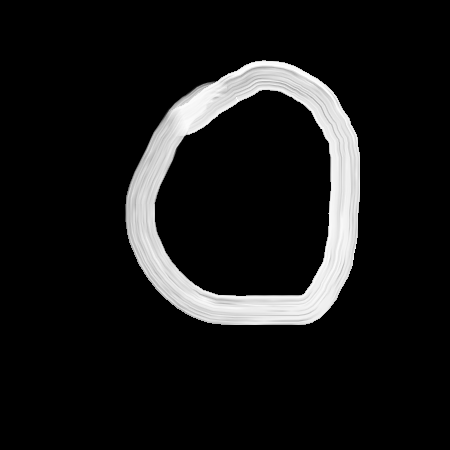
#> input picture Captured_Images/0/13.png, 450 x 450 px; its folder holds only this picture in this run
$ jupyter execute --allow-errors 'Handwritten Digit Recognition.ipynb'   (shell and % lines are left out)
#> lines starting #> are read from the running program, lines starting #| are printed output that depends on the picture
# Capturing Images

[cell 1]
def one_time():
    import pyscreenshot as ImageGrab
    import time

    images_folder="Captured_Images/9/"

    for i in range(0,100):
        time.sleep(6)
        im=ImageGrab.grab(bbox=(50,200,500,650)) #x1,y1,x2,y2
        print("Saved......",i)
        im.save(images_folder+str(i)+'.png')
        print("Clear Screen AND Redraw Again........")

# Generate Dataset

[cell 2]
import cv2
import csv
import glob

header = ["Label"]
for i in range(0,784):
    header.append("Pixel"+str(i))
with open('DataSet.csv', 'a') as f:
    writer = csv.writer(f)
    writer.writerow(header)

for label in range(10):
    dirList = glob.glob("Captured_Images/"+str(label)+"/*.png")

    for img_path in dirList:
        im = cv2.imread(img_path)
#> im is the input picture: shape (450, 450, 3); min 0, max 255, mean 23.3
        im_gray = cv2.cvtColor(im,cv2.COLOR_BGR2GRAY)
        im_gray = cv2.GaussianBlur(im_gray,(15,15), 0)
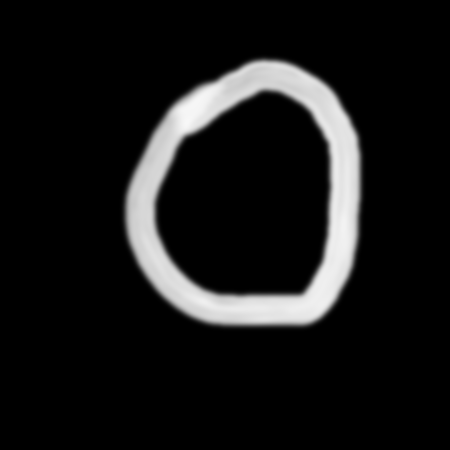
#> im_gray: shape (450, 450); min 0, max 247, mean 23.3
        roi = cv2.resize(im_gray,(28,28), interpolation=cv2.INTER_AREA)
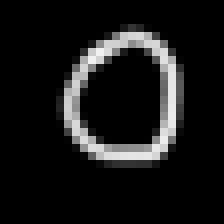
#> roi: shape (28, 28) (shown 8 times larger); min 0, max 241, mean 23.3

        data=[]
        data.append(label)

        rows, columns = roi.shape
#> rows = 28; columns = 28

        ## Adding pixels one by one into Data Array
        for i in range(rows):
            for j in range(columns):
                k = roi[i,j]
                if k>100:
                    k=1
                else:
                    k=0
                data.append(k)
#> after the loop, data = 785 values, max 1 at index 127, min 0 at index 0, mean 0.112
        with open('DataSet.csv', 'a') as f:
            writer = csv.writer(f)
            writer.writerow(data)
#> pass 2 of the loop `for label in range(10):`:
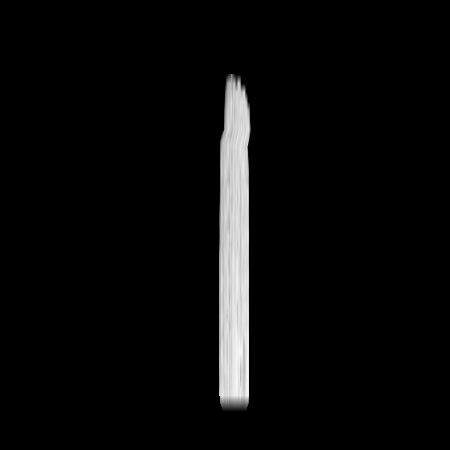
#> input picture Captured_Images/1/0.png, 450 x 450 px
#> im is the input picture: shape (450, 450, 3); min 0, max 248, mean 9.5
#> `im_gray = cv2.GaussianBlur(im_gray,(15,15), 0)`:
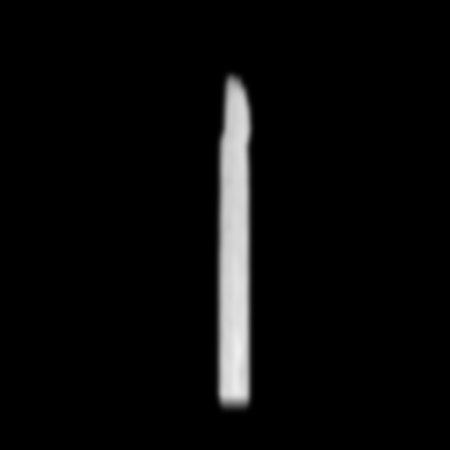
#> im_gray: shape (450, 450); min 0, max 239, mean 9.5
#> `roi = cv2.resize(im_gray,(28,28), interpolation=cv2.INTER_AREA)`:
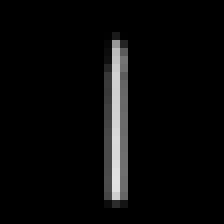
#> roi: shape (28, 28) (shown 8 times larger); min 0, max 225, mean 9.5
#> after the loop `for i in range(rows):`: data = 785 values, max 1 at index 0, min 0 at index 1, mean 0.0484
